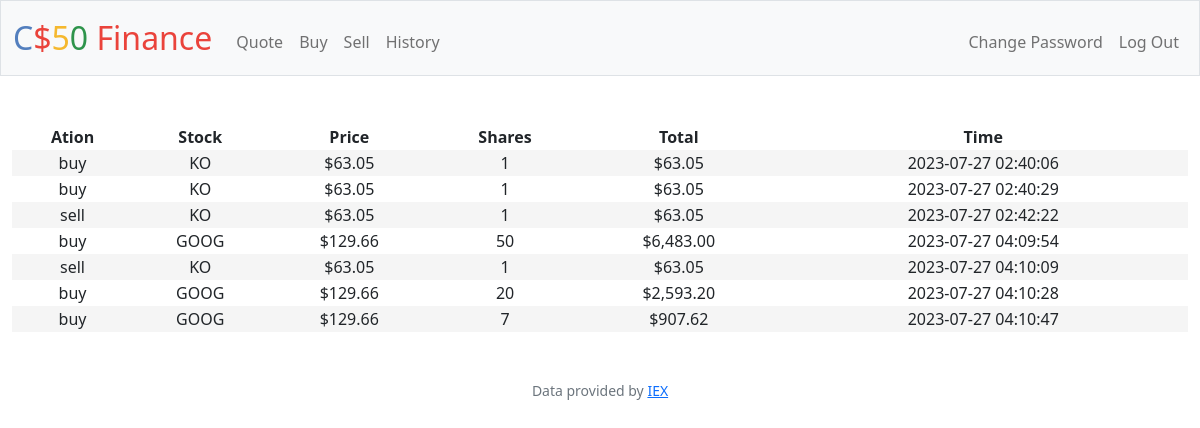
The app's page /history (signed in) with its own data.
### tables this page shows
CREATE TABLE "history"(
user TEXT,
stock TEXT,
price FLOAT,
time DATETIME,
shares INT, action TEXT);

### app.py (the view)
@app.route("/history")
@login_required
def history():
    user = session["user_id"]
    history = db.execute("SELECT * FROM history WHERE user = ?", user)
    n = 0
    count = db.execute("SELECT COUNT(*) FROM history")[0]["COUNT(*)"]
    row = [[] for list in range(count)]
    for movement in history:
        print(movement, "ZZZZZZZZZZZZZZZZZZZZZZZZZZZZZZZZZZZZZZZZZZZZZZZZZZ")
        action = movement["action"]
        stock = movement["stock"]
        price = movement["price"]
        shares = movement["shares"]
        total = price * shares
        time = movement["time"]
        row[n] = [action, stock, usd(price), shares, usd(total), time]
        n += 1
    return render_template("history.html", row=row)

### app.py (called while the page is built)
@app.after_request
def after_request(response):
    response.headers["Cache-Control"] = "no-cache, no-store, must-revalidate"
    response.headers["Expires"] = 0
    response.headers["Pragma"] = "no-cache"
    return response

### helpers.py (called while the page is built)
def login_required(f):
    @wraps(f)
    def decorated_function(*args, **kwargs):
        if session.get("user_id") is None:
            return redirect("/login")
        return f(*args, **kwargs)
    return decorated_function

def usd(value):
    return f"${value:,.2f}"

### templates/history.html (shortened to what this page needs)
{% extends "layout.html" %}
{% block main %}
<table>
    <thead>
        <tr>
            <th>Ation</th>
            <th>Stock</th>
            <th>Price</th>
            <th>Shares</th>
            <th>Total</th>
            <th>Time</th>
        </tr>
    </thead>
    <tbody>
        {%for movement in row%}
        <tr>
            <td>{{movement[0]}}</td>
            <td>{{movement[1]}}</td>
            <td>{{movement[2]}}</td>
            <td>{{movement[3]}}</td>
            <td>{{movement[4]}}</td>
            <td>{{movement[5]}}</td>
        </tr>
        {%endfor%}
    </tbody>
</table>
{% endblock %}

### templates/layout.html (shortened to what this page needs)
<!DOCTYPE html>
<html lang="en">
    <head>
        <link href="https://cdn.jsdelivr.net/npm/bootstrap@5.1.3/dist/css/bootstrap.min.css" rel="stylesheet">
        <link href="/static/styles.css" rel="stylesheet">
    </head>
    <body>
        <nav class="bg-light border navbar navbar-expand-md navbar-light">
            <div class="container-fluid">
                <a class="navbar-brand" href="/"><span class="blue">C</span><span class="red">$</span><span class="yellow">5</span><span class="green">0</span> <span class="red">Finance</span></a>
                <div class="collapse navbar-collapse" id="navbar">
                    {% if session["user_id"] %}
                    <ul class="navbar-nav me-auto mt-2">
                        <li class="nav-item"><a class="nav-link" href="/quote">Quote</a></li>
                        <li class="nav-item"><a class="nav-link" href="/buy">Buy</a></li>
                        <li class="nav-item"><a class="nav-link" href="/sell">Sell</a></li>
                        <li class="nav-item"><a class="nav-link" href="/history">History</a></li>
                    </ul>
                    <ul class="navbar-nav ms-auto mt-2">
                        <li class="nav-item"><a class="nav-link" href="/password">Change Password</a></li>
                        <li class="nav-item"><a class="nav-link" href="/logout">Log Out</a></li>
                    </ul>
                    {% else %}
                    <ul class="navbar-nav ms-auto mt-2">
                        <li class="nav-item"><a class="nav-link" href="/register">Register</a></li>
                        <li class="nav-item"><a class="nav-link" href="/login">Log In</a></li>
                    </ul>
                    {% endif %}
                </div>
            </div>
        </nav>
        <main class="container-fluid py-5 text-center">
            {% block main %}{% endblock %}
        </main>
        <footer class="mb-5 small text-center text-muted">
            Data provided by <a href="https://iexcloud.io/">IEX</a>
        </footer>
    </body>
</html>

### static/styles.css (style rules this page uses)
nav .navbar-brand { font-size: xx-large; }
nav .navbar-brand .blue { color: #537fbe; }
nav .navbar-brand .red { color: #ea433b; }
nav .navbar-brand .yellow { color: #f5b82e; }
nav .navbar-brand .green { color: #2e944b; }
table { width: 100%; }
tbody tr:nth-child(odd) { background-color: #f5f5f5; }

### records on screen
history: action "buy", stock "KO", price "$63.05", shares "1", time "2023-07-27 02:40:06"
history: action "buy", stock "KO", price "$63.05", shares "1", time "2023-07-27 02:40:29"
history: action "sell", stock "KO", price "$63.05", shares "1", time "2023-07-27 02:42:22"
history: action "buy", stock "GOOG", price "$129.66", shares "50", movement "$6,483.00", time "2023-07-27 04:09:54"
history: action "sell", stock "KO", price "$63.05", shares "1", time "2023-07-27 04:10:09"
history: action "buy", stock "GOOG", price "$129.66", shares "20", shares "$2,593.20", time "2023-07-27 04:10:28"
history: action "buy", stock "GOOG", price "$129.66", shares "7", shares "$907.62", time "2023-07-27 04:10:47"
